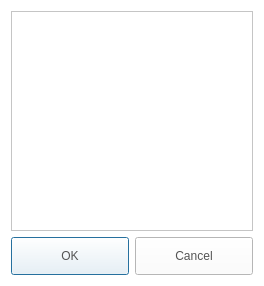
<?xml version="1.0" encoding="UTF-8"?>
<ui version="4.0">
 <class>ConfirmCoverArtDialog</class>
 <widget class="QDialog" name="ConfirmCoverArtDialog">
  <property name="geometry">
   <rect>
    <x>0</x>
    <y>0</y>
    <width>244</width>
    <height>274</height>
   </rect>
  </property>
  <property name="windowTitle">
   <string>Convert</string>
  </property>
  <property name="styleSheet">
   <string notr="true">QLabel
{
	color: rgb(84, 84, 84);
	font: 14pt &quot;Segoe UI&quot;;
}
QPushButton
{
	color: rgb(84, 84, 84);
	font: 14pt &quot;Segoe UI&quot;;
}
QWidget
{
	background-color: rgb(255, 255, 255);
}</string>
  </property>
  <layout class="QGridLayout" name="gridLayout">
   <item row="0" column="0">
    <widget class="QFrame" name="frame">
     <property name="frameShape">
      <enum>QFrame::StyledPanel</enum>
     </property>
     <property name="frameShadow">
      <enum>QFrame::Raised</enum>
     </property>
     <layout class="QGridLayout" name="gridLayout_2">
      <item row="0" column="0">
       <widget class="QLabel" name="labelCoverArt">
        <property name="minimumSize">
         <size>
          <width>200</width>
          <height>200</height>
         </size>
        </property>
        <property name="maximumSize">
         <size>
          <width>200</width>
          <height>200</height>
         </size>
        </property>
        <property name="alignment">
         <set>Qt::AlignCenter</set>
        </property>
       </widget>
      </item>
     </layout>
    </widget>
   </item>
   <item row="1" column="0">
    <widget class="QDialogButtonBox" name="buttonBox">
     <property name="styleSheet">
      <string notr="true">QPushButton
{
	border-image: url(&quot;:/resource/audiocd-popup-btn110-ok-n.png&quot;);
	width: 110px;
	height: 30px;
	color: rgb(84, 84, 84)
}

QPushButton:hover
{
 	border-image: url(&quot;:/resource/audiocd-popup-btn110-ok-h.png&quot;);
	width: 110px;
	height: 30px;	
	color: rgb(255, 255, 255)
}</string>
     </property>
     <property name="orientation">
      <enum>Qt::Horizontal</enum>
     </property>
     <property name="standardButtons">
      <set>QDialogButtonBox::Cancel|QDialogButtonBox::Ok</set>
     </property>
     <property name="centerButtons">
      <bool>true</bool>
     </property>
    </widget>
   </item>
  </layout>
 </widget>
 <resources/>
 <connections>
  <connection>
   <sender>buttonBox</sender>
   <signal>accepted()</signal>
   <receiver>ConfirmCoverArtDialog</receiver>
   <slot>accept()</slot>
   <hints>
    <hint type="sourcelabel">
     <x>248</x>
     <y>254</y>
    </hint>
    <hint type="destinationlabel">
     <x>157</x>
     <y>274</y>
    </hint>
   </hints>
  </connection>
  <connection>
   <sender>buttonBox</sender>
   <signal>rejected()</signal>
   <receiver>ConfirmCoverArtDialog</receiver>
   <slot>reject()</slot>
   <hints>
    <hint type="sourcelabel">
     <x>316</x>
     <y>260</y>
    </hint>
    <hint type="destinationlabel">
     <x>286</x>
     <y>274</y>
    </hint>
   </hints>
  </connection>
 </connections>
</ui>
